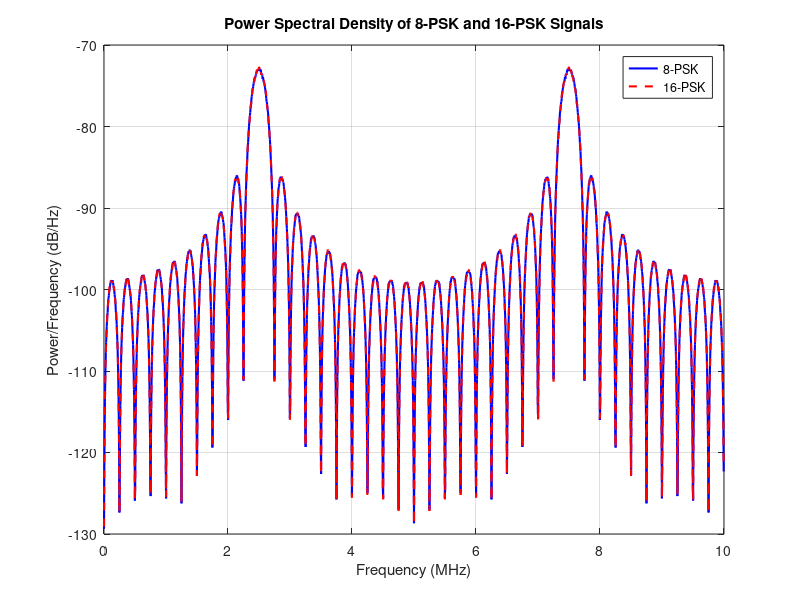

Recreate this plot in MATLAB.
% M-PSK System Simulation with Phase Debugging
clear all; close all; clc;

%% Parameters
M_vals = [8, 16];            % Modulation orders for 8-PSK and 16-PSK
k_vals = log2(M_vals);       % Bits per symbol for each M-PSK
Lb = 1e5;                    % Total number of bits
Rs = 250e3;                  % Symbol rate (symbols per second)
Fc = 2.5e6;                  % Carrier frequency (Hz)
Fs = 10e6;                   % Sampling frequency (Hz)
Tsample = 1 / Fs;            % Sampling period (seconds)

% Prepare for power spectral densities
psd_8psk = [];
psd_16psk = [];
frequencies = [];

for M_idx = 1:2
    M = M_vals(M_idx);  % Get M (8 or 16)
    k = k_vals(M_idx);  % Get corresponding bits per symbol
    Tsym = 1 / Rs;      % Symbol period (seconds)
    Ns = Tsym / Tsample;  % Number of samples per symbol
    Ns = round(Ns);     % Ensure Ns is an integer

    % Adjust Lb to be a multiple of k
    if mod(Lb, k) ~= 0
        Lb_adjusted = floor(Lb / k) * k;
        Lb = Lb_adjusted;
    end
    
    Es = 1;                     % Symbol energy (normalized to 1)
    Eb = Es / k;                % Energy per bit

    % Display parameters for verification
    fprintf('Sampling Frequency Fs = %.2f MHz\n', Fs / 1e6);
    fprintf('Symbol Period Tsym = %.2f us\n', Tsym * 1e6);
    fprintf('Number of Samples per Symbol Ns = %d\n', Ns);

    %% Generate Binary Input Sequence
    bits = randi([0, 1], Lb, 1);

    %% Map Bits to Symbols (Gray Coding)
    bit_groups = reshape(bits, k, []).';  % Reshape bits into k-bit symbols
    binary_symbols = bi2de(bit_groups, 'left-msb');  % Convert to decimal symbols
    gray_symbols = bitxor(binary_symbols, floor(binary_symbols / 2));  % Gray code

    %% Generate Baseband Signal
    pulse_shape = sqrt(2 / Ns) * ones(1, Ns);  % Rectangular pulse with unit energy
    num_symbols = length(gray_symbols);
    I_baseband_total = zeros(1, num_symbols * Ns);
    Q_baseband_total = zeros(1, num_symbols * Ns);

    for idx = 1:num_symbols
        idx_range = (idx-1)*Ns + 1 : idx*Ns;
        m = gray_symbols(idx);
        theta_m = 2 * pi * m / M;
        I_baseband_total(idx_range) = cos(theta_m) * pulse_shape;
        Q_baseband_total(idx_range) = sin(theta_m) * pulse_shape;
    end

    %% Modulate Baseband Signal onto Carrier (Corrected)
    t_total = (0:(num_symbols * Ns - 1)) * Tsample;  % Total time vector
    carrier_cos_total = cos(2 * pi * Fc * t_total);
    carrier_sin_total = sin(2 * pi * Fc * t_total);

    % Modulate onto carrier (corrected sign)
    s_t = I_baseband_total .* carrier_cos_total + Q_baseband_total .* carrier_sin_total;

    %% Power Spectral Density Calculation using pwelch
    [psd, f] = pwelch(s_t, [], [], [], Fs, 'twosided');  % Estimate the power spectrum
    psd_dB = 10*log10(psd);  % Convert to dB scale

    % Store PSD for plotting later, but ensure lengths match
    if isempty(frequencies)
        frequencies = f;  % Use the first frequency vector as reference
    else
        % Match lengths of PSDs by interpolation if needed
        if length(psd_dB) ~= length(frequencies)
            psd_dB = interp1(f, psd_dB, frequencies, 'linear', 'extrap');
        end
    end
    
    % Store PSD for respective modulation
    if M == 8
        psd_8psk = psd_dB;
    elseif M == 16
        psd_16psk = psd_dB;
    end
end

%% Plot both Power Spectra on the same graph
figure;
plot(frequencies / 1e6, psd_8psk, 'b-', 'LineWidth', 1.5); hold on;
plot(frequencies / 1e6, psd_16psk, 'r--', 'LineWidth', 1.5);
xlabel('Frequency (MHz)');
ylabel('Power/Frequency (dB/Hz)');
title('Power Spectral Density of 8-PSK and 16-PSK Signals');
legend('8-PSK', '16-PSK');
grid on;

%% Function for Gray to Binary Conversion (Kept Unchanged)
function binary_symbols = gray2binary(gray_symbols, k)
    gray_bits = de2bi(gray_symbols, k, 'left-msb');
    binary_bits = zeros(size(gray_bits));
    binary_bits(:,1) = gray_bits(:,1);
    for i = 2:k
        binary_bits(:,i) = xor(binary_bits(:,i-1), gray_bits(:,i));
    end
    binary_symbols = bi2de(binary_bits, 'left-msb');
end
